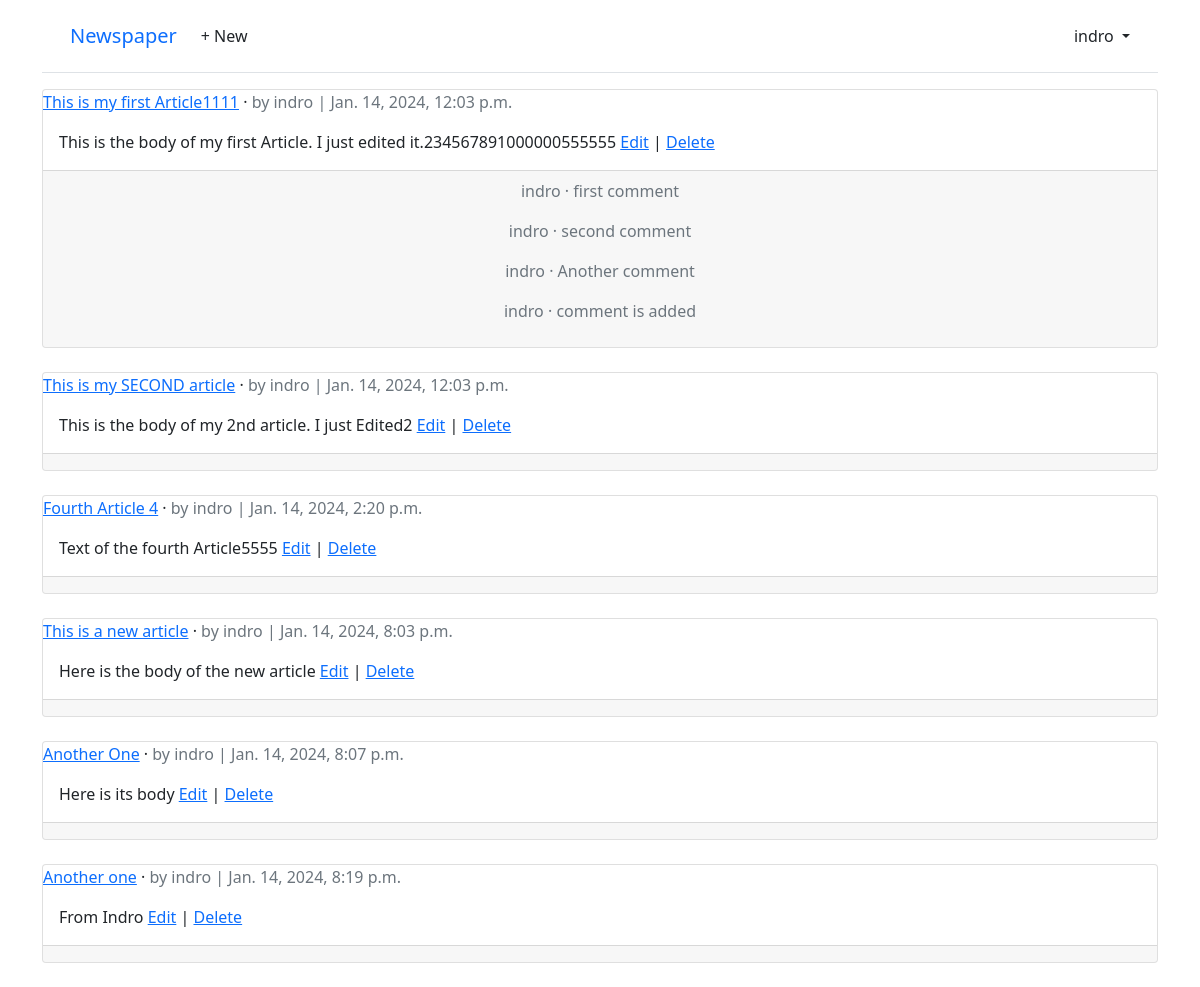
/articles/ (signed in), run on the app's committed database.
### accounts/models.py (models this page shows)
class CustomUser(AbstractUser):
    age = models.PositiveBigIntegerField(null=True, blank=True)

### articles/models.py (models this page shows, shortened)
class Article(models.Model):
    title = models.CharField(max_length=255)
    body = models.TextField()
    date = models.DateTimeField(auto_now_add=True)
    author = models.ForeignKey(settings.AUTH_USER_MODEL, on_delete=models.CASCADE,
    )

class Comment(models.Model):
    article = models.ForeignKey(Article, on_delete=models.CASCADE)
    comment = models.CharField(max_length=150)
    author = models.ForeignKey(settings.AUTH_USER_MODEL, on_delete=models.CASCADE,)
    def __str__(self):
        return self.comment

### articles/views.py (the view)
# urls.py: path("", ArticleListView.as_view(), name="article_list"),
class ArticleListView(LoginRequiredMixin, ListView):
    model = Article
    template_name = "article_list.html"

### templates/article_list.html (shortened to what this page needs)
{% extends "base.html" %}
{% block content %}
{% for article in article_list %}
<div class="card">
    <div class="header">
        <a href="{% url 'article_detail' article.pk %}"><span class="font-weight-bold">{{ article.title }}</span></a> &middot;
        <span class="text-muted">by {{ article.author }} | {{ article.date }}</span>
    </div>
    <div class="card-body">
        {{ article.body }}
        <a href="{% url 'article_edit' article.pk %}">Edit</a> | <a href="{% url 'article_delete' article.pk %}">Delete</a>
    </div>
    <div class="card-footer text-center text-muted">
        {% for comment in article.comment_set.all %}
        <p>
            <span class="font-weight-bold">
                {{ comment.author }} &middot;
            </span>
            {{ comment }}
        </p>
        {% endfor %}
    </div>
</div>
<br />
{% endfor %}
{% endblock content %}

### templates/base.html (shortened to what this page needs)
<!DOCTYPE html>
<html>
    <head>
        <link href="https://cdn.jsdelivr.net/npm/bootstrap@5.1.1/dist/css/bootstrap.min.css" rel="stylesheet" rel="stylesheet">
    </head>
    <body>
        <div class="container">
            <header class="p-3 mb-3 border-bottom">
                <div class="container">
                    <div class="d-flex flex-wrap align-items-center justify-content-center justify-content-lg-start">
                        <a class="navbar-brand" href="{% url 'home' %}">Newspaper</a>
                        <ul class="nav col-12 col-lg-auto me-lg-auto mb-2 justify-content-center
                      mb-md-0">
                        {% if user.is_authenticated %}
                            <li><a href="{% url 'article_new' %}" class="nav-link px-2 link-dark">+ New</a></li>
                        </ul>
                        <div class="dropdown text-end">
                                <a href="#" class="d-block link-dark text-decoration-none dropdown-toggle"
                                    id="dropdownUser1" data-bs-toggle="dropdown" aria-expanded="false">
                                    {{ user.username }}
                                </a>
                        </div>
                        {% else %}
                        </ul>
                        <div class="text-end">
                            <a href="{% url 'login' %}" class="btn btn-outline-primary me-2"> Log In</a>
                            <a href="{% url 'signup' %}" class="btn btn-primary">Sign Up</a> </div>
                        {% endif %} </div>
                        </div>
            </header>
        <main>
        {% block content %}
        {% endblock content %}
        </main>
    </body>
</html>

### data on the page
CustomUser: username "indro"
Article: title "This is my first Article1111", author "indro", date "Jan. 14, 2024, 12:03 p.m.", body "This is the body of my first Article. I just edited it.234567891000000555555"
Comment: author "indro", comment "first comment"
Comment: author "indro", comment "second comment"
Comment: author "indro", comment "Another comment"
Comment: author "indro", comment "comment is added"
Article: title "This is my SECOND article", author "indro", date "Jan. 14, 2024, 12:03 p.m.", body "This is the body of my 2nd article. I just Edited2"
Article: title "Fourth Article 4", author "indro", date "Jan. 14, 2024, 2:20 p.m.", body "Text of the fourth Article5555"
Article: title "This is a new article", author "indro", date "Jan. 14, 2024, 8:03 p.m.", body "Here is the body of the new article"
Article: title "Another One", author "indro", date "Jan. 14, 2024, 8:07 p.m.", body "Here is its body"
Article: title "Another one", author "indro", date "Jan. 14, 2024, 8:19 p.m.", body "From Indro"
